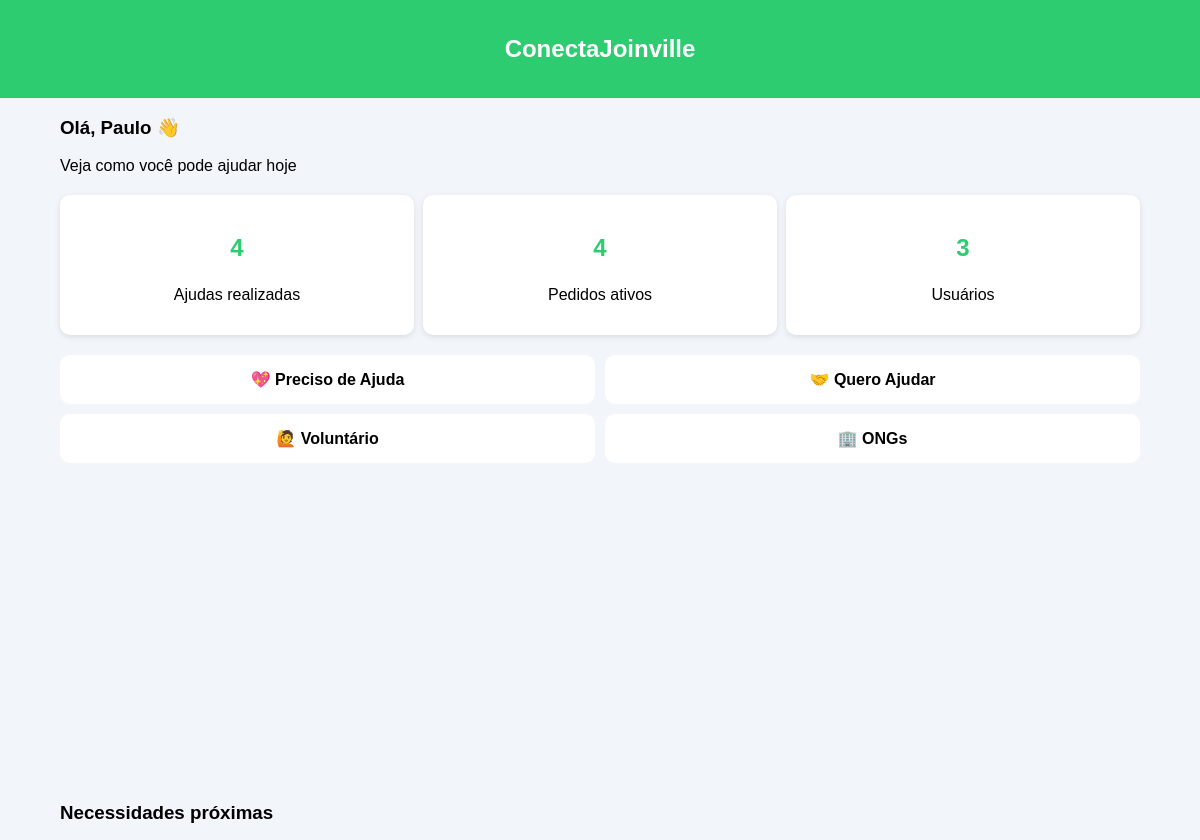
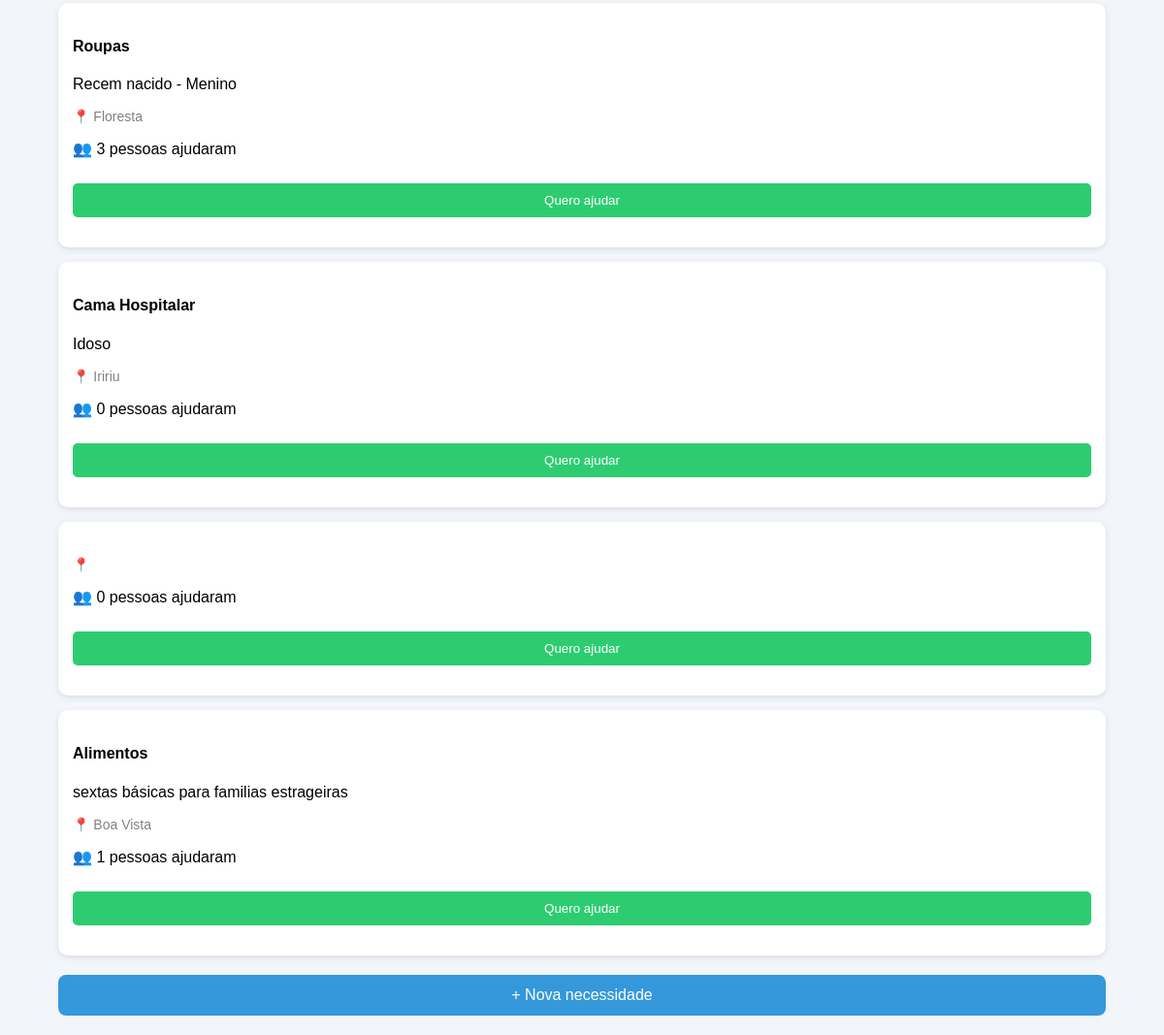
/dashboard (signed in), run on the app's committed database (2 pictures, top to bottom).
### tables this page shows
CREATE TABLE necessidades (
    id INTEGER PRIMARY KEY AUTOINCREMENT,
    titulo TEXT,
    descricao TEXT,
    bairro TEXT
);

### app.py (the view)
@app.route("/dashboard")
def dashboard():
    conn = conectar()
    cursor = conn.cursor()
    tipo = request.args.get("tipo")
    if tipo == "ajudar":
        cursor.execute("""
        SELECT necessidades.*, COUNT(ajudas.id) as total
        FROM necessidades
        LEFT JOIN ajudas ON necessidades.id = ajudas.necessidade_id
        GROUP BY necessidades.id
        ORDER BY total ASC
        """)
    else:
        cursor.execute("""
        SELECT necessidades.*, COUNT(ajudas.id) as total
        FROM necessidades
        LEFT JOIN ajudas ON necessidades.id = ajudas.necessidade_id
        GROUP BY necessidades.id
        """)
    necessidades = cursor.fetchall()
    cursor.execute("SELECT COUNT(*) FROM ajudas")
    total_ajudas = cursor.fetchone()[0]
    cursor.execute("SELECT COUNT(*) FROM necessidades")
    total_necessidades = cursor.fetchone()[0]
    cursor.execute("SELECT COUNT(*) FROM usuarios")
    total_usuarios = cursor.fetchone()[0]
    conn.close()
    usuario = session.get("usuario", "Visitante")
    return render_template("dashboard.html",
        necessidades=necessidades,
        usuario=usuario,
        total_ajudas=total_ajudas,
        total_necessidades=total_necessidades,
        total_usuarios=total_usuarios
    )

### app.py (called while the page is built)
def conectar():
    return sqlite3.connect("database.db")

### templates/dashboard.html (shortened to what this page needs)
<link rel="stylesheet" href="/static/style.css">
<div class="topbar">
    <h2>ConectaJoinville</h2>
</div>
<div class="container">
    <h3>Olá, {{usuario}} 👋</h3>
    <p>Veja como você pode ajudar hoje</p>
    <div class="stats">
        <div class="stat-card">
            <h3>{{total_ajudas}}</h3>
            <p>Ajudas realizadas</p>
        </div>
        <div class="stat-card">
            <h3>{{total_necessidades}}</h3>
            <p>Pedidos ativos</p>
        </div>
        <div class="stat-card">
            <h3>{{total_usuarios}}</h3>
            <p>Usuários</p>
        </div>
    </div>
    <div class="grid">
    <a href="/nova" class="card-option">💖 Preciso de Ajuda</a>
    <a href="/dashboard?tipo=ajudar" class="card-option">🤝 Quero Ajudar</a>
    <a href="/voluntario" class="card-option">🙋 Voluntário</a>
    <a href="/ongs" class="card-option">🏢 ONGs</a>
    </div>
    <div id="map" style="height:300px; border-radius:10px;"></div>
    <h3>Necessidades próximas</h3>
    {% for n in necessidades %}
    <div class="card">
        <h4>{{n[1]}}</h4>
        <p>{{n[2]}}</p>
        <span class="bairro">📍 {{n[3]}}</span>
        <p>👥 {{n[4]}} pessoas ajudaram</p>
        <form action="/ajudar/{{n[0]}}" method="POST">
            <button class="btn-ajudar">Quero ajudar</button>
        </form>
    </div>
    {% endfor %}
    <a href="/nova" class="btn-nova">+ Nova necessidade</a>
</div>

### static/style.css (style rules this page uses)
.topbar { background: #2ecc71; color: white; padding: 15px; text-align: center; }
.container { width: 90%; margin: auto; }
.grid { display: grid; grid-template-columns: 1fr 1fr; gap: 10px; margin: 20px 0; }
.card-option { background: white; padding: 15px; border-radius: 10px; text-align: center; font-weight: bold; text-decoration: none; color: black; display: block; }
.card { background: white; padding: 15px; margin: 15px 0; border-radius: 10px; box-shadow: 0 2px 6px rgba(0,0,0,0.1); }
.btn-ajudar { background: #2ecc71; color: white; border: none; padding: 10px; width: 100%; border-radius: 5px; margin-top: 10px; cursor: pointer; }
.btn-nova { display: block; text-align: center; background: #3498db; color: white; padding: 12px; border-radius: 8px; text-decoration: none; margin: 20px 0; }
.bairro { color: gray; font-size: 14px; }
.stats { display: flex; justify-content: space-between; margin: 20px 0; }
.stat-card { background: white; padding: 15px; border-radius: 10px; width: 30%; text-align: center; box-shadow: 0 2px 6px rgba(0,0,0,0.1); }
.stat-card h3 { color: #2ecc71; font-size: 24px; }

### data on the page
necessidades: titulo "Roupas", descricao "Recem nacido - Menino", bairro "Floresta", n "3"
necessidades: titulo "Cama Hospitalar", descricao "Idoso", bairro "Iririu", n "0"
necessidades: n "0"
necessidades: titulo "Alimentos", descricao "sextas básicas para familias estrageiras", bairro "Boa Vista", n "1"

### other printed values
{{ usuario }} "Paulo"
{{ total_ajudas }} "4"
{{ total_necessidades }} "4"
{{ total_usuarios }} "3"
